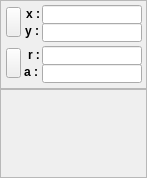
<?xml version="1.0" encoding="UTF-8"?>
<ui version="4.0">
  <class>ToolForm</class>
  <widget class="QWidget" name="ToolForm">
    <property name="geometry">
      <rect>
        <x>0</x>
        <y>0</y>
        <width>147</width>
        <height>178</height>
      </rect>
    </property>
    <property name="windowTitle">
      <string>ToolForm</string>
    </property>
    <property name="font">
      <font>
        <family>MS Sans Serif</family>
        <pointsize>8</pointsize>
      </font>
    </property>
    <!-- vcl-BorderStyle: bsNone → set windowFlags Qt::FramelessWindowHint in constructor -->
    <widget class="QFrame" name="pCoordinates">
      <property name="geometry">
        <rect>
          <x>0</x>
          <y>0</y>
          <width>147</width>
          <height>89</height>
        </rect>
      </property>
      <property name="font">
        <font>
          <family>MS Sans Serif</family>
          <pointsize>12</pointsize>
        </font>
      </property>
      <property name="frameShape">
        <enum>QFrame::StyledPanel</enum>
      </property>
      <!-- vcl-align: alTop → arrange in a Qt layout manager -->
      <widget class="QToolButton" name="bDecD">
        <property name="geometry">
          <rect>
            <x>6</x>
            <y>7</y>
            <width>15</width>
            <height>30</height>
          </rect>
        </property>
        <property name="text">
          <string/>
        </property>
      </widget>
      <widget class="QToolButton" name="bPolD">
        <property name="geometry">
          <rect>
            <x>6</x>
            <y>48</y>
            <width>15</width>
            <height>30</height>
          </rect>
        </property>
        <property name="text">
          <string/>
        </property>
      </widget>
      <widget class="QLabel" name="Label1">
        <property name="geometry">
          <rect>
            <x>26</x>
            <y>6</y>
            <width>16</width>
            <height>16</height>
          </rect>
        </property>
        <property name="windowTitle">
          <string>x :</string>
        </property>
        <property name="text">
          <string>x :</string>
        </property>
        <property name="font">
          <font>
            <family>MS Sans Serif</family>
            <pointsize>9</pointsize>
            <bold>true</bold>
          </font>
        </property>
      </widget>
      <widget class="QLabel" name="Label2">
        <property name="geometry">
          <rect>
            <x>25</x>
            <y>23</y>
            <width>17</width>
            <height>16</height>
          </rect>
        </property>
        <property name="windowTitle">
          <string>y :</string>
        </property>
        <property name="text">
          <string>y :</string>
        </property>
        <property name="font">
          <font>
            <family>MS Sans Serif</family>
            <pointsize>9</pointsize>
            <bold>true</bold>
          </font>
        </property>
      </widget>
      <widget class="QLabel" name="Label3">
        <property name="geometry">
          <rect>
            <x>28</x>
            <y>47</y>
            <width>14</width>
            <height>16</height>
          </rect>
        </property>
        <property name="windowTitle">
          <string>r :</string>
        </property>
        <property name="text">
          <string>r :</string>
        </property>
        <property name="font">
          <font>
            <family>MS Sans Serif</family>
            <pointsize>9</pointsize>
            <bold>true</bold>
          </font>
        </property>
      </widget>
      <widget class="QLabel" name="Label4">
        <property name="geometry">
          <rect>
            <x>24</x>
            <y>64</y>
            <width>18</width>
            <height>16</height>
          </rect>
        </property>
        <property name="windowTitle">
          <string>a :</string>
        </property>
        <property name="text">
          <string>a :</string>
        </property>
        <property name="font">
          <font>
            <family>MS Sans Serif</family>
            <pointsize>9</pointsize>
            <bold>true</bold>
          </font>
        </property>
      </widget>
      <widget class="QLineEdit" name="eDecX">
        <property name="geometry">
          <rect>
            <x>42</x>
            <y>5</y>
            <width>100</width>
            <height>19</height>
          </rect>
        </property>
        <property name="text">
          <string/>
        </property>
        <property name="font">
          <font>
            <family>MS Sans Serif</family>
            <pointsize>8</pointsize>
          </font>
        </property>
      </widget>
      <widget class="QLineEdit" name="ePolR">
        <property name="geometry">
          <rect>
            <x>42</x>
            <y>46</y>
            <width>100</width>
            <height>19</height>
          </rect>
        </property>
        <property name="text">
          <string/>
        </property>
        <property name="font">
          <font>
            <family>MS Sans Serif</family>
            <pointsize>8</pointsize>
          </font>
        </property>
      </widget>
      <widget class="QLineEdit" name="eDecY">
        <property name="geometry">
          <rect>
            <x>42</x>
            <y>23</y>
            <width>100</width>
            <height>19</height>
          </rect>
        </property>
        <property name="text">
          <string/>
        </property>
        <property name="font">
          <font>
            <family>MS Sans Serif</family>
            <pointsize>8</pointsize>
          </font>
        </property>
      </widget>
      <widget class="QLineEdit" name="ePolA">
        <property name="geometry">
          <rect>
            <x>42</x>
            <y>64</y>
            <width>100</width>
            <height>19</height>
          </rect>
        </property>
        <property name="text">
          <string/>
        </property>
        <property name="font">
          <font>
            <family>MS Sans Serif</family>
            <pointsize>8</pointsize>
          </font>
        </property>
      </widget>
    </widget>
    <widget class="QFrame" name="pCustom">
      <property name="geometry">
        <rect>
          <x>0</x>
          <y>89</y>
          <width>147</width>
          <height>89</height>
        </rect>
      </property>
      <property name="frameShape">
        <enum>QFrame::StyledPanel</enum>
      </property>
      <!-- vcl-align: alClient → arrange in a Qt layout manager -->
    </widget>
  </widget>
  <resources/>
  <connections/>
</ui>
